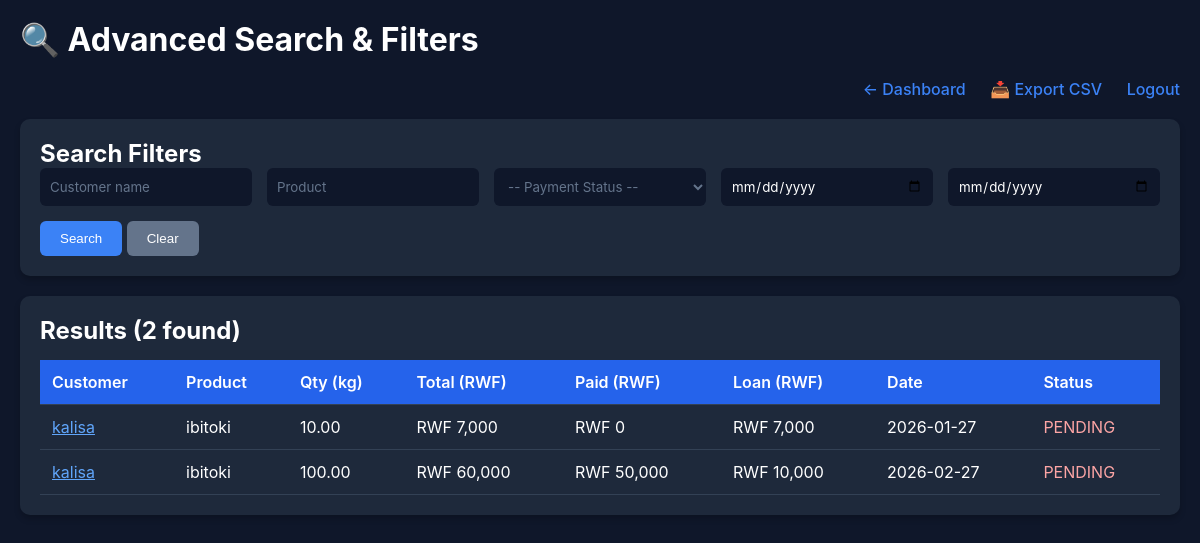
Screenshot of /search-advanced (signed in) with the database file from the repository.
### tables this page shows
CREATE TABLE records(
        id INTEGER PRIMARY KEY AUTOINCREMENT,
        customer_id INTEGER,
        product TEXT,
        quantity REAL,
        unit_price REAL,
        total REAL,
        paid REAL,
        loan REAL,
        date TEXT,
        due_date TEXT,
        payment_status TEXT DEFAULT 'pending',
        notes TEXT
    );

CREATE TABLE customers(
        id INTEGER PRIMARY KEY AUTOINCREMENT,
        full_name TEXT UNIQUE,
        phone TEXT,
        address TEXT,
        note TEXT,
        credit_limit REAL DEFAULT 0,
        created_at TEXT
    );

### app.py (the view)
@app.route("/search-advanced")
def search_advanced():
    if "user" not in session:
        return redirect("/login")
    conn = get_db()
    customer_name = request.args.get("customer", "").strip()
    product_name = request.args.get("product", "").strip()
    payment_status = request.args.get("payment_status", "")
    date_from = request.args.get("date_from", "")
    date_to = request.args.get("date_to", "")
    query = """
        SELECT records.*, customers.full_name
        FROM records
        JOIN customers ON records.customer_id = customers.id
        WHERE 1=1
    """
    params = []
    if customer_name:
        query += " AND customers.full_name LIKE ?"
        params.append(f"%{customer_name}%")
    if product_name:
        query += " AND records.product LIKE ?"
        params.append(f"%{product_name}%")
    if payment_status:
        query += " AND records.payment_status = ?"
        params.append(payment_status)
    if date_from:
        query += " AND records.date >= ?"
        params.append(date_from)
    if date_to:
        query += " AND records.date <= ?"
        params.append(date_to)
    query += " ORDER BY records.id DESC"
    records = conn.execute(query, params).fetchall()
    conn.close()
    return render_template("search_advanced.html",
                           records=records,
                           customer_name=customer_name,
                           product_name=product_name,
                           payment_status=payment_status,
                           date_from=date_from,
                           date_to=date_to)

### app.py (called while the page is built)
@app.template_filter('rwf')
def format_rwf(value):
    try:
        return f"RWF {int(value):,.0f}"
    except (ValueError, TypeError):
        return "RWF 0"

def get_db():
    conn = sqlite3.connect("store.db")
    conn.row_factory = sqlite3.Row
    return conn

### templates/search_advanced.html (shortened to what this page needs)
<!DOCTYPE html>
<html>
<head>
</head>
<body>
<div class="container">
<h1>🔍 Advanced Search & Filters</h1>
<div class="nav-bar">
  <a href="/">← Dashboard</a>
  <a href="/export/csv">📥 Export CSV</a>
  <a href="/logout">Logout</a>
</div>
<div class="card">
<h2>Search Filters</h2>
<form method="GET">
  <div class="filters">
    <input name="customer" placeholder="Customer name" value="{{ customer_name }}">
    <input name="product" placeholder="Product" value="{{ product_name }}">
    <select name="payment_status">
      <option value="">-- Payment Status --</option>
    </select>
    <input name="date_from" type="date" placeholder="From Date" value="{{ date_from }}">
    <input name="date_to" type="date" placeholder="To Date" value="{{ date_to }}">
  </div>
  <button type="submit">Search</button>
  <a href="/search-advanced"><button type="button" style="background: #64748b;">Clear</button></a>
</form>
</div>
<div class="card">
<h2>Results ({{ records|length }} found)</h2>
{% if records %}
  <table>
    <thead>
      <tr>
        <th>Customer</th>
        <th>Product</th>
        <th>Qty (kg)</th>
        <th>Total (RWF)</th>
        <th>Paid (RWF)</th>
        <th>Loan (RWF)</th>
        <th>Date</th>
        <th>Status</th>
      </tr>
    </thead>
    <tbody>
      {% for r in records %}
        <tr>
          <td><a href="/customer/{{ r.customer_id }}" style="color: #60a5fa;">{{ r.full_name }}</a></td>
          <td>{{ r.product }}</td>
          <td>{{ "%.2f"|format(r.quantity) }}</td>
          <td>{{ r.total|rwf }}</td>
          <td>{{ r.paid|rwf }}</td>
          <td>{{ r.loan|rwf }}</td>
          <td>{{ r.date or '–' }}</td>
          <td class="{% if r.payment_status == 'pending' %}pending{% else %}paid{% endif %}">{{ r.payment_status|upper }}</td>
        </tr>
      {% endfor %}
    </tbody>
  </table>
{% else %}
  <p style="color: #94a3b8;">No records found matching your search criteria.</p>
{% endif %}
</div>
</div>
</body>
</html>

### templates/search_advanced.html (style rules this page uses)
* { margin: 0; padding: 0; box-sizing: border-box; }
body { font-family: -apple-system, BlinkMacSystemFont, 'Segoe UI', Roboto, Arial, sans-serif; background:#0f172a; color:white; padding:20px; min-height: 100vh; }
.container { max-width: 1200px; margin: 0 auto; }
h1 { margin-bottom: 20px; font-size: 2em; }
.nav-bar { text-align: right; margin-bottom: 20px; }
.nav-bar a { color:#3b82f6; text-decoration:none; font-weight: 500; margin-left: 20px; }
.card { background:#1e293b; padding:20px; border-radius:10px; margin-bottom:20px; box-shadow: 0 4px 6px rgba(0,0,0,0.2); }
.filters { display: grid; grid-template-columns: repeat(auto-fit, minmax(200px, 1fr)); gap: 15px; margin-bottom: 15px; }
input, select { width: 100%; padding:10px; border-radius:6px; border:none; font-family: inherit; background: #0f172a; color: white; }
input::placeholder, select { color: #64748b; }
button { padding:10px 20px; background:#3b82f6; border:none; color:white; border-radius:6px; font-weight: 500; cursor: pointer; transition: all 0.2s; }
table { width:100%; border-collapse:collapse; margin-top:15px; }
th, td { padding:12px; border-bottom:1px solid #334155; text-align:left; }
th { background:#2563eb; font-weight: 600; }
.pending { color: #fca5a5; }

### rows the page displays
records: full_name "kalisa", product "ibitoki", quantity "10.00", total|rwf "RWF 7,000", paid|rwf "RWF 0", loan|rwf "RWF 7,000", date "2026-01-27", payment_status "PENDING"
records: full_name "kalisa", product "ibitoki", quantity "100.00", total|rwf "RWF 60,000", paid|rwf "RWF 50,000", loan|rwf "RWF 10,000", date "2026-02-27", payment_status "PENDING"

### other values shown
{{ records|length }} "2"
